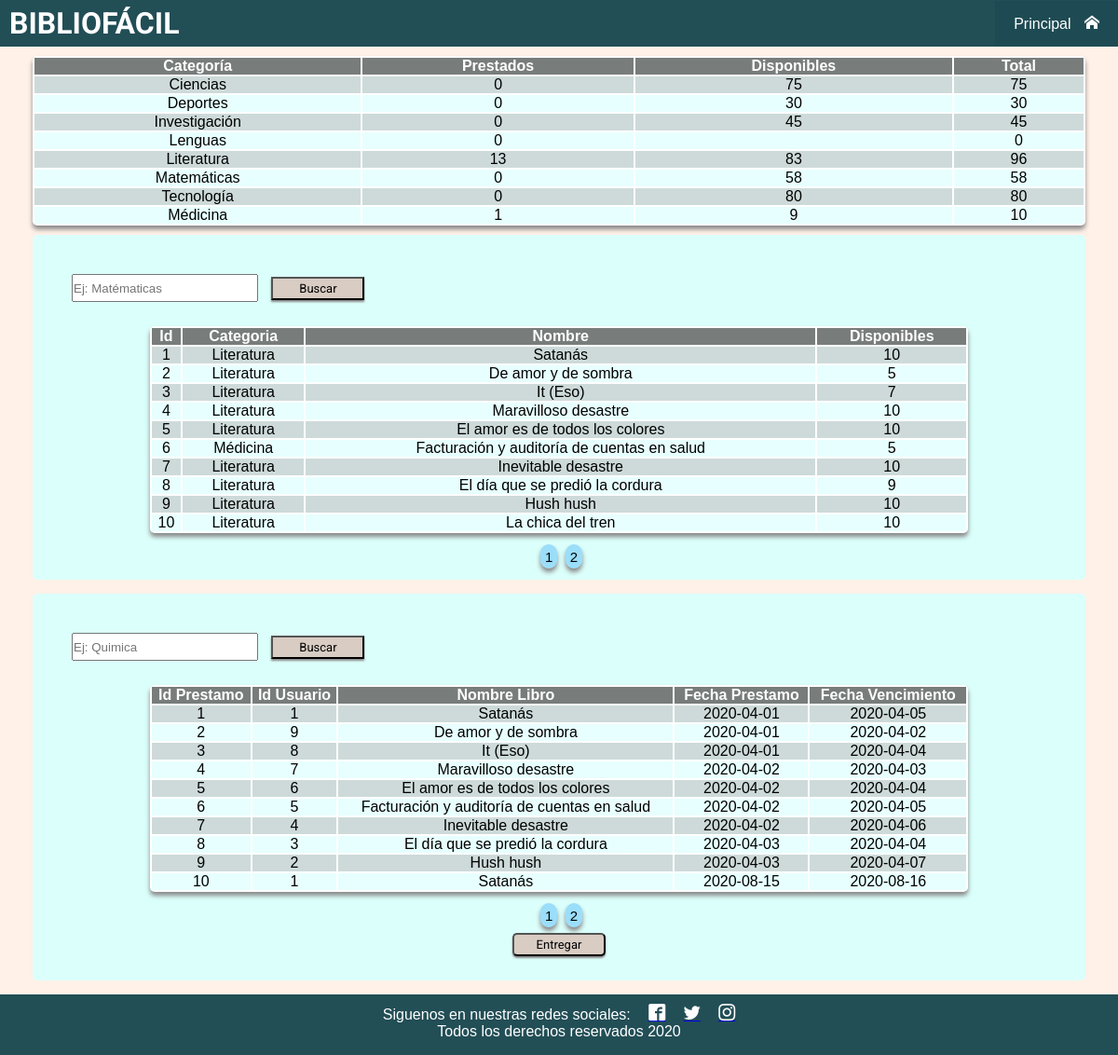
Page /disponibilidad.php on the committed database.
### tables this page shows
CREATE TABLE `libro` (
  `id_libro` int(11) NOT NULL,
  `nombre` varchar(255) NOT NULL,
  `fo_autor` int(11) NOT NULL,
  `fo_editorial` int(11) NOT NULL,
  `fo_categoria` int(11) NOT NULL,
  `estado` int(11) NOT NULL,
  `num_ejemplares` int(2) NOT NULL,
  `ubicación` varchar(50) NOT NULL,
  `observaciones` varchar(100) NOT NULL,
  `fecha_creacion` date NOT NULL DEFAULT current_timestamp()
);

CREATE TABLE `categoria` (
  `id_categoria` int(2) NOT NULL,
  `categoria` varchar(20) NOT NULL,
  `estado` int(1) NOT NULL,
  `observaciones` varchar(100) NOT NULL,
  `fecha_creacion` date NOT NULL DEFAULT current_timestamp()
);

CREATE TABLE `prestamos` (
  `id_prestamos` int(11) NOT NULL,
  `fecha_pres` date NOT NULL,
  `fecha_venc` date NOT NULL,
  `fo_usuario` int(11) NOT NULL,
  `fo_libro` int(11) NOT NULL,
  `fo_administrador` int(11) NOT NULL,
  `estado` int(11) NOT NULL DEFAULT 1
);

CREATE TABLE `usuario` (
  `id_usuario` int(11) NOT NULL,
  `nombres` varchar(255) NOT NULL,
  `apellidos` varchar(50) NOT NULL,
  `tipo_usuario` varchar(100) DEFAULT NULL,
  `genero` varchar(50) NOT NULL,
  `edad` int(2) NOT NULL,
  `telefono` varchar(11) NOT NULL,
  `email` varchar(100) NOT NULL,
  `dirección` varchar(100) NOT NULL,
  `tipo_Id` varchar(50) DEFAULT NULL,
  `identificación` bigint(11) NOT NULL,
  `fecha_activacion` date DEFAULT current_timestamp(),
  `estado_usuario` int(1) DEFAULT NULL,
  `paz_y_salvo` varchar(2) NOT NULL DEFAULT 'S'
);

### disponibilidad.php (the view, shortened to what the rows shown need)
<pre><?php
require_once('php/Conexion_bd.php');
$disponiblidad_libros = "SELECT l.id_libro AS id_libro , c.categoria AS categoria, l.nombre AS nombre,                                 l.num_ejemplares AS num_ejemplares
                        FROM libro l
                        INNER JOIN categoria c
                        on l.fo_categoria = c.id_categoria
                        WHERE l.estado = 1
                        ";
$libro_buscado = isset($_GET['nombre']) ?$_GET['nombre'] : '';
$libro_lista = explode(' ', $libro_buscado);
$arreglo = array();
$l = 0;
foreach($libro_lista as $libro_busca)
{
    $disponiblidad_libros .=" AND nombre LIKE :search{$l}";
    $arreglo[":search{$l}"] = '%' . $libro_busca . '%';
    $l++;
}
$sentencia_conteo = $pdo->prepare($disponiblidad_libros);
$sentencia_conteo->execute($arreglo);
$resultado_sin_paginar = COUNT($sentencia_conteo->fetchAll());
$filas_a_mostrar = 10;
$pagina_actual = isset($_GET['page']) ? $_GET['page'] : 0;
$parametro_pagina_sql = $pagina_actual * $filas_a_mostrar;
$disponiblidad_libros .= " LIMIT {$parametro_pagina_sql},{$filas_a_mostrar}";
$disponibilidad=$pdo->prepare($disponiblidad_libros);
$disponibilidad->execute($arreglo);
$resultado = $disponibilidad->fetchAll();
$prestamos = 'SELECT P.id_prestamos AS Id_prestamo, U.id_usuario AS Id_usuario ,L.nombre AS Nombre_Libro,
                P.fecha_pres AS Fecha_Prestamo, P.fecha_venc AS Fecha_Vencimiento
                FROM prestamos AS P
                INNER JOIN usuario AS U
                ON P.fo_usuario = U.id_usuario
                INNER JOIN libro AS L
                ON P.fo_libro = L.id_libro
                WHERE P.estado = 1';
$libro_p_buscado = isset($_GET['Nombre_Libro']) ?$_GET['Nombre_Libro'] : '';
$libro_p_lista = explode(' ', $libro_p_buscado);
$arreglo_1 = array();
$l = 0;
foreach($libro_p_lista as $libro_p_busca)
{
    $prestamos .=" AND L.nombre LIKE :search{$l}";
    $arreglo_1[":search{$l}"] = '%' . $libro_p_busca . '%';
    $l++;
}
$sentencia_conteo = $pdo->prepare($prestamos);
$sentencia_conteo->execute($arreglo_1);
$resultado_sin_paginar = COUNT($sentencia_conteo->fetchAll());
$filas_a_mostrar = 10;
$pagina_actual = isset($_GET['page']) ? $_GET['page'] : 0;
$parametro_pagina_sql = $pagina_actual * $filas_a_mostrar;
$prestamos .= " LIMIT {$parametro_pagina_sql},{$filas_a_mostrar}";
$prestamos_actuales=$pdo->prepare($prestamos);
$prestamos_actuales->execute($arreglo_1);
$resultado_p = $prestamos_actuales->fetchAll();
?>
<!doctype html>
<html>
    <head>
        <link rel="stylesheet" href="fonts/style.css">
        <link rel="stylesheet" href="css/hojaEstilos_disponibilidad.css">
    </head>
    <body>
        <header>
            <h1>BIBLIOFÁCIL</h1>
        </header>
        <section>
            <div class="div1">
                <table class="table1">
                   <thead>
                    <tr id="titulo_t1">
                        <th>Categoría</th><th>Prestados</th><th>Disponibles</th><th>Total</th>
                    </tr>
                    </thead>
                </table>
                <div class="buscar" >
                    <table class="table2">
                        <thead>
                           <tr id="titulo_t2">
                                <th>Id</th><th>Categoria</th><th>Nombre</th><th>Disponibles</th>
                            </tr>
                        </thead>
                        <tbody>
                            <?php
                            foreach($resultado as $rs)
                                {
                            ?>
                                    <tr>
                                        <td><?php echo $rs['id_libro']; ?></td>
                                        <td><?php echo $rs['categoria']; ?></td>
                                        <td><?php echo $rs['nombre']; ?></td>
                                        <td><?php echo $rs['num_ejemplares']; ?></td>
                                    </tr>
                            <?php
                                }
                            ?>
                        </tbody>
                    </table>
                </div>
                <div class="buscar" >
                    <table class="table2">
                        <thead>
                           <tr id="titulo_t2">
                                <th>Id Prestamo</th><th>Id Usuario</th><th>Nombre Libro</th>
                                <th>Fecha Prestamo</th><th>Fecha Vencimiento</th>
                            </tr>
                        </thead>
                        <tbody>
                            <?php
                            foreach($resultado_p as $rs_p)
                                {
                            ?>
                                    <tr>
                                        <td><?php echo $rs_p['Id_prestamo']; ?></td>
                                        <td><?php echo $rs_p['Id_usuario']; ?></td>
                                        <td><?php echo $rs_p['Nombre_Libro']; ?></td>
                                        <td><?php echo $rs_p['Fecha_Prestamo']; ?></td>
                                        <td><?php echo $rs_p['Fecha_Vencimiento']; ?></td>
                                    </tr>
                            <?php
                                }
                            ?>
                        </tbody>
                    </table>
                </div>
            </div>
        </section>
    </body>
</html>

### rows in the picture
libro: id_libro "1", fo_categoria.categoria "Literatura", nombre "Satanás", num_ejemplares "10"
libro: id_libro "2", fo_categoria.categoria "Literatura", nombre "De amor y de sombra", num_ejemplares "5"
libro: id_libro "3", fo_categoria.categoria "Literatura", nombre "It (Eso)", num_ejemplares "7"
libro: id_libro "4", fo_categoria.categoria "Literatura", nombre "Maravilloso desastre", num_ejemplares "10"
libro: id_libro "5", fo_categoria.categoria "Literatura", nombre "El amor es de todos los colores", num_ejemplares "10"
libro: id_libro "6", fo_categoria.categoria "Médicina", nombre "Facturación y auditoría de cuentas en salud", num_ejemplares "5"
libro: id_libro "7", fo_categoria.categoria "Literatura", nombre "Inevitable desastre", num_ejemplares "10"
libro: id_libro "8", fo_categoria.categoria "Literatura", nombre "El día que se predió la cordura", num_ejemplares "9"
libro: id_libro "9", fo_categoria.categoria "Literatura", nombre "Hush hush", num_ejemplares "10"
libro: id_libro "10", fo_categoria.categoria "Literatura", nombre "La chica del tren", num_ejemplares "10"
prestamos: id_prestamos "1", usuario.id_usuario "1", libro.nombre "Satanás", fecha_pres "2020-04-01", fecha_venc "2020-04-05"
prestamos: id_prestamos "2", usuario.id_usuario "9", libro.nombre "De amor y de sombra", fecha_pres "2020-04-01", fecha_venc "2020-04-02"
prestamos: id_prestamos "3", usuario.id_usuario "8", libro.nombre "It (Eso)", fecha_pres "2020-04-01", fecha_venc "2020-04-04"
prestamos: id_prestamos "4", usuario.id_usuario "7", libro.nombre "Maravilloso desastre", fecha_pres "2020-04-02", fecha_venc "2020-04-03"
prestamos: id_prestamos "5", usuario.id_usuario "6", libro.nombre "El amor es de todos los colores", fecha_pres "2020-04-02", fecha_venc "2020-04-04"
prestamos: id_prestamos "6", usuario.id_usuario "5", libro.nombre "Facturación y auditoría de cuentas en salud", fecha_pres "2020-04-02", fecha_venc "2020-04-05"
prestamos: id_prestamos "7", usuario.id_usuario "4", libro.nombre "Inevitable desastre", fecha_pres "2020-04-02", fecha_venc "2020-04-06"
prestamos: id_prestamos "8", usuario.id_usuario "3", libro.nombre "El día que se predió la cordura", fecha_pres "2020-04-03", fecha_venc "2020-04-04"
prestamos: id_prestamos "9", usuario.id_usuario "2", libro.nombre "Hush hush", fecha_pres "2020-04-03", fecha_venc "2020-04-07"
prestamos: id_prestamos "10", usuario.id_usuario "1", libro.nombre "Satanás", fecha_pres "2020-08-15", fecha_venc "2020-08-16"

### other values in the picture
$total_p_ciencias "0"
$total_d_ciencias "75"
$total_ciencias "75"
$total_p_deportes "0"
$total_d_deportes "30"
$total_deportes "30"
$total_p_investigacion "0"
$total_d_investigacion "45"
$total_investigacion "45"
$total_p_lenguas "0"
$total_lenguas "0"
$total_p_literatura "13"
$total_d_literatura "83"
$total_literatura "96"
$total_p_matematicas "0"
